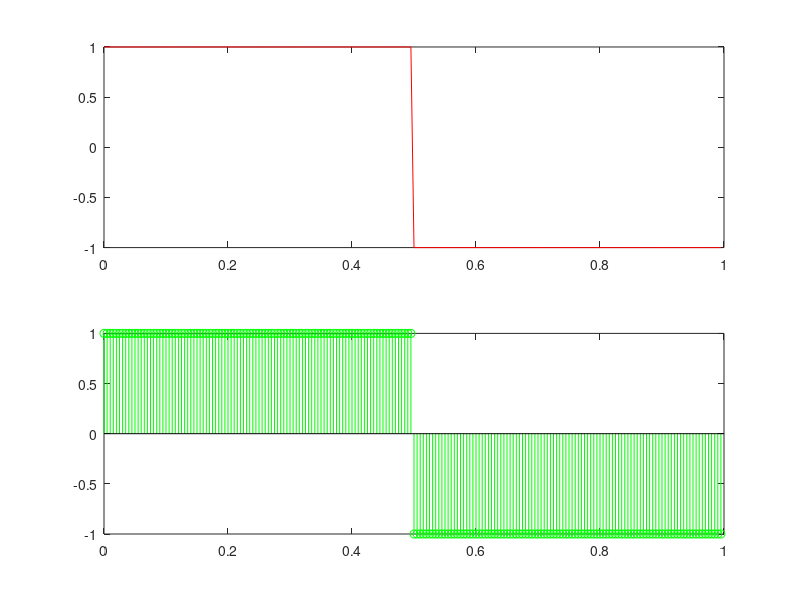

Reproduce this figure in MATLAB.
clc;

fs=200;
f=1;
t=0:1/fs:1-1/fs;

y=square(2*pi*f*t,50);

subplot(2,1,1)
plot(t,y,'r')

subplot(2,1,2)
stem(t,y,'g')